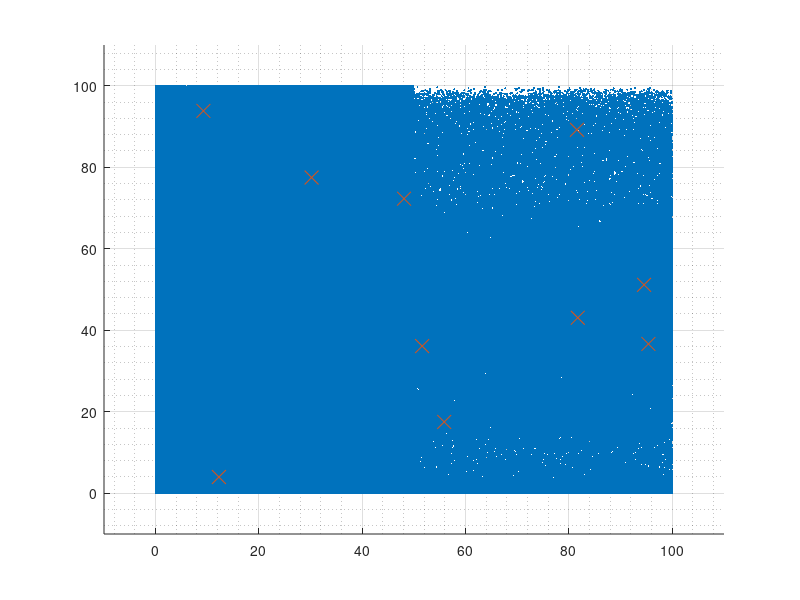

Recreate this plot in MATLAB.
% data_set_generator
clear; close all; clc;

%% people generation
n_cities = 50;
n_people = 1e6;
people_per_city = round(n_people/n_cities);
if n_cities * people_per_city ~= n_people
    disp('ERROR: inconsistent parameters');
    return;
end

a = round(50*rand(n_cities,1)); % a >= 1
b = round(50*rand(n_cities,1)); % b >= 1

X = zeros(n_people, 2);
for city=1:n_cities
    offset = round(n_people/n_cities)*(city-1);
    if mod(city,2) == 0
        X(offset+(1:people_per_city), 1) = 50*betarnd(a(city), b(city), [people_per_city, 1]);
        X(offset+(1:people_per_city), 2) = 100*normrnd(b(city), a(city), [people_per_city, 1]);
    else
        X(offset+(1:people_per_city), 1) = 50*normrnd(b(city), a(city), [people_per_city, 1]);
        X(offset+(1:people_per_city), 2) = 100*betarnd(a(city), b(city), [people_per_city, 1]);
    end
end

backup = 100*rand(n_people,2);

X( X(:,1)>100 ,1) = backup( X(:,1)>100 ,1);
X( X(:,1)<0 ,1) = backup( X(:,1)<0 ,1);
X( X(:,2)>100 ,2) = backup( X(:,2)>100 ,2);
X( X(:,2)<0 ,2) = backup( X(:,2)<0 ,2);

%% shop generation
n_competitors = 10;
Y = 100*rand(n_competitors,2);

%% my limits
n = 10;

%% plot data
figure(1); legend_list = {};
hold on; grid on; grid minor;
plot(X(:,1), X(:,2), '.', 'MarkerSize', 5);
plot(Y(:,1), Y(:,2), 'x', 'MarkerSize', 10);
xlim([-10 110]);
ylim([-10 110]);

return;
%% save data
target_dir = '6';
if ~exist(target_dir, 'dir')
    mkdir(target_dir);
else
    disp('Data set already exists. Please choose another target dir');
    return;
end

save(strcat(target_dir, '/', 'X.mat'), 'X');
save(strcat(target_dir, '/', 'Y.mat'), 'Y');
save(strcat(target_dir, '/', 'n.mat'), 'n');